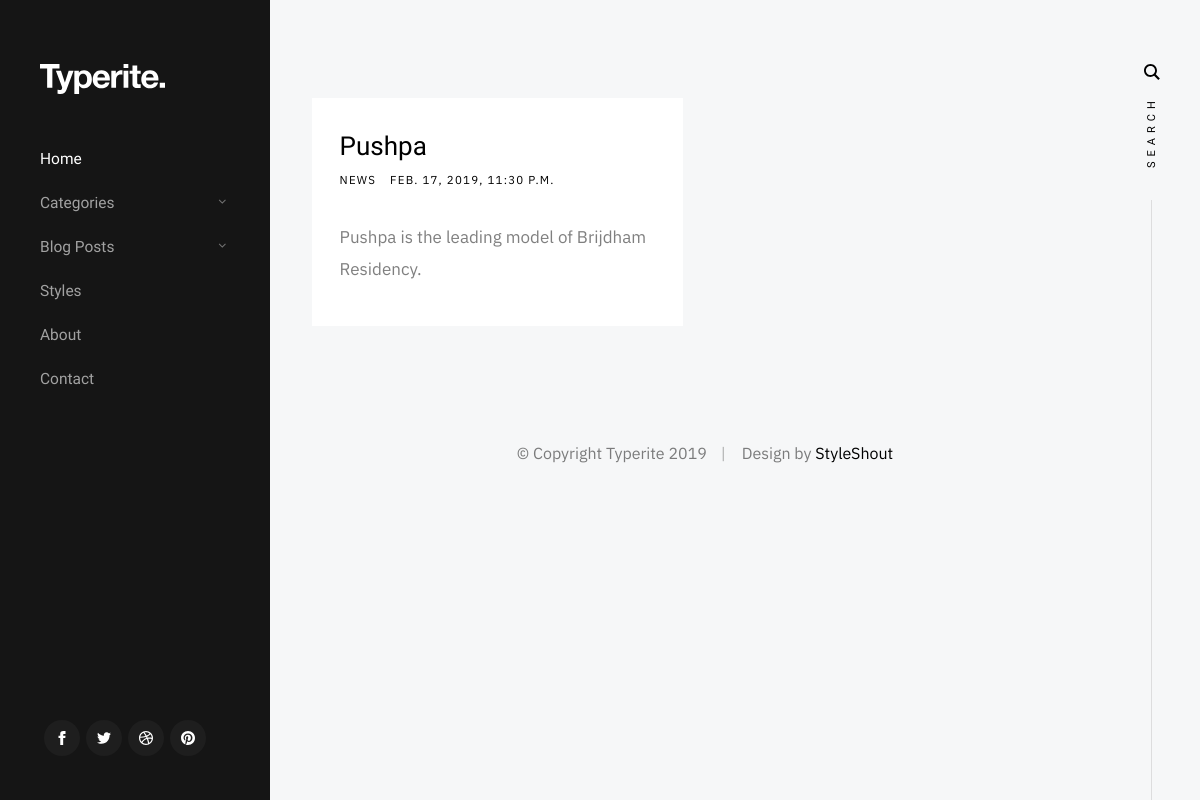
Before: / with the older database file.
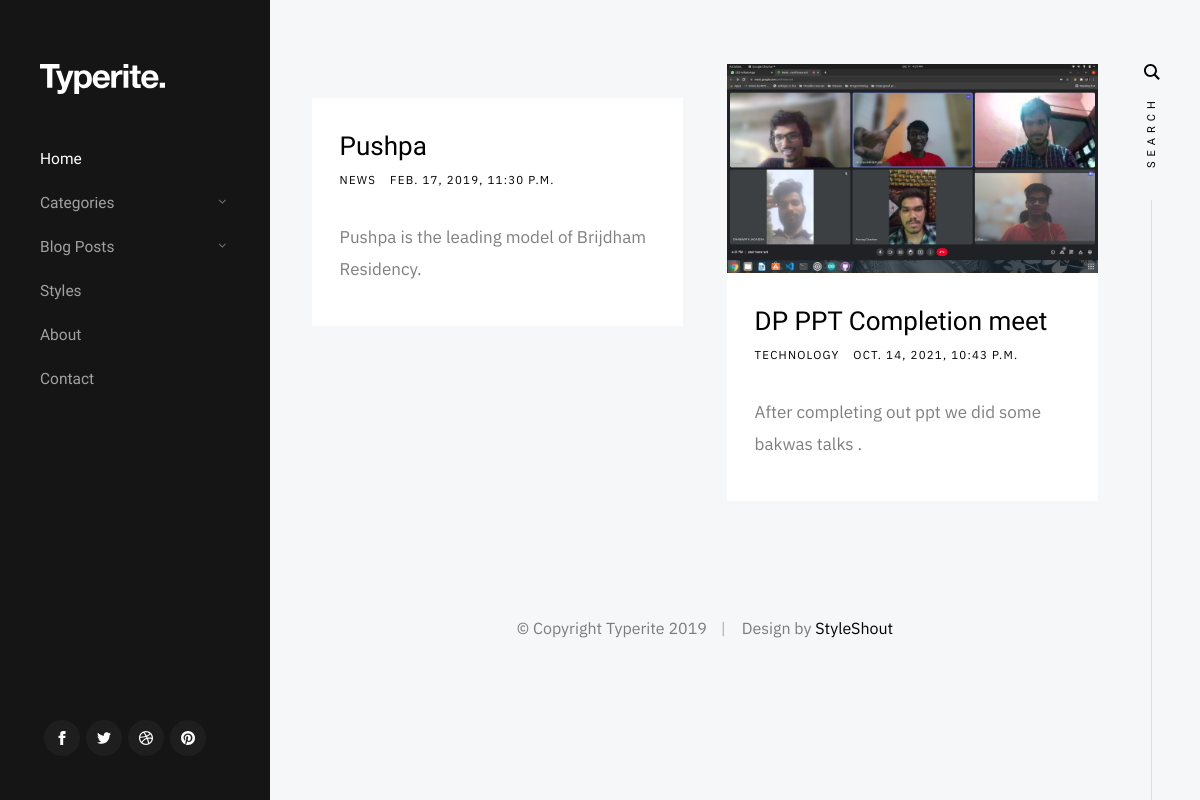
After: the same page with the newer database file.
### blog/models.py (models this page shows, shortened)
class Post(models.Model):
    CATEGORY_CHOICES=(
        ('Technology','Technology'),
        ('News','News'),
        ('Sports','Sports')
    )
    cover= models.FileField()
    title= models.CharField(max_length=2000)
    category=models.CharField(max_length=2000,choices=CATEGORY_CHOICES)
    created_date=models.DateTimeField()
    text= models.TextField()

### blog/views.py (the view)
# urls.py: path('',HomePageView.as_view(),name='home')
class HomePageView(ListView):
    model=Post
    template_name='home.html'

### templates/home.html (shortened to what this page needs)
{% extends 'base.html' %}
{% block content %}
        <div class="s-content">
            <div class="masonry-wrap">
                <div class="masonry">
                    {% for post in object_list%}
                    <article class="masonry__brick entry format-standard animate-this">
                        <div class="entry__thumb">
                            <a href="single-standard.html" class="entry__thumb-link">
                                <img src={{ post.cover.url}}
                                         alt="">
                            </a>
                        </div>
                        <div class="entry__text">
                            <div class="entry__header">
                                <h2 class="entry__title"><a href="single-standard.html">{{ post.title }}</a></h2>
                                <div class="entry__meta">
                                    <span class="entry__meta-cat">
                                        <a href="category.html">{{ post.category }}</a>
                                    </span>
                                    <span class="entry__meta-date">
                                        <a href="single-standard.html">{{ post.created_date}}</a>
                                    </span>
                                </div>
                            </div>
                            <div class="entry__excerpt">
                                <p>
                                {{ post.text}}
                                </p>
                            </div>
                        </div>
                    </article>
                    {% endfor %}
                </div>
            </div>
        </div>
{% endblock content %}

### templates/base.html (shortened to what this page needs)
{% load static %}
<!DOCTYPE html>
<html class="no-js" lang="en">
<head>
    <link rel="stylesheet" href="{% static 'css/base.css' %}">
    <link rel="stylesheet" href="{% static 'css/vendor.css' %}">
    <link rel="stylesheet" href="{% static 'css/main.css' %}">
</head>
<body>
    <div id="top" class="s-wrap site-wrapper">
        <header class="s-header">
            <div class="header__top">
                <div class="header__logo">
                    <a class="site-logo" href="index.html">
                        <img src="images/logo.svg" alt="Homepage">
                    </a>
                </div>
            </div>
            <nav class="header__nav-wrap">
                <ul class="header__nav">
                    <li class="current"><a href="index.html" title="">Home</a></li>
                    <li class="has-children">
                        <a href="#0" title="">Categories</a>
                    </li>
                    <li class="has-children">
                        <a href="#0" title="">Blog Posts</a>
                    </li>
                    <li><a href="styles.html" title="">Styles</a></li>
                    <li><a href="page-about.html" title="">About</a></li>
                    <li><a href="page-contact.html" title="">Contact</a></li>
                </ul>
                <ul class="header__social">
                    <li class="ss-facebook">
                        <a href="https://facebook.com/">
                        </a>
                    </li>
                    <li class="ss-twitter">
                        <a href="#0">
                        </a>
                    </li>
                    <li class="ss-dribbble">
                        <a href="#0">
                        </a>
                    </li>
                    <li class="ss-pinterest">
                        <a href="#0">
                        </a>
                    </li>
                </ul>
            </nav>
        </header>
<body>
     <div>
        {% block content %}
        {% endblock content %}
    </div>
</body>
        <footer class="s-footer">
            <div class="row">
                <div class="column large-full footer__content">
                    <div class="footer__copyright">
                        <span>© Copyright Typerite 2019</span>
                        <span>Design by <a href="https://www.styleshout.com/">StyleShout</a></span>
                    </div>
                </div>
            </div>
        </footer>
    </div>
</body>

### static/css/base.css (style rules this page uses)
html { line-height: 1.15; -webkit-text-size-adjust: 100%; }
body { margin: 0; }
a { background-color: transparent; }
img { border-style: none; }
html { font-size: 62.5%; box-sizing: border-box; }
*, *::before, *::after { box-sizing: inherit; }
body { font-weight: normal; line-height: 1; word-wrap: break-word; -moz-font-smoothing: grayscale; -moz-osx-font-smoothing: grayscale; -webkit-font-smoothing: antialiased; -webkit-overflow-scrolling: touch; -webkit-text-size-adjust: none; }
svg, img, video embed, iframe, object { max-width: 100%; height: auto; }
div, dl, dt, dd, ul, ol, li, h1, h2, h3, h4, h5, h6, pre, form, p, blockquote, th, td { margin: 0; padding: 0; }
p { font-size: inherit; text-rendering: optimizeLegibility; }
ol, ul { list-style: none; }
li { display: block; }
a { text-decoration: none; line-height: inherit; }
a img { border: none; }
.row { width: 89%; max-width: 1200px; margin: 0 auto; display: -ms-flexbox; display: -webkit-flex; display: flex; -webkit-flex-flow: row wrap; -ms-flex-flow: row wrap; flex-flow: row wrap; }
.column { -webkit-flex: 1 1 0%; -ms-flex: 1 1 0%; flex: 1 1 0%; padding: 0 20px; }
.large-12, .large-full { -webkit-flex: 0 0 100%; -ms-flex: 0 0 100%; flex: 0 0 100%; max-width: 100%; }
@media screen and (max-width:1200px) { .column { padding: 0 16px; } }

Changed rows visible on the page:
added Post: cover (picture), title "DP PPT Completion meet", category "TECHNOLOGY", created_date "OCT. 14, 2021, 10:43 P.M.", text "After completing out ppt we did some bakwas talks ."
